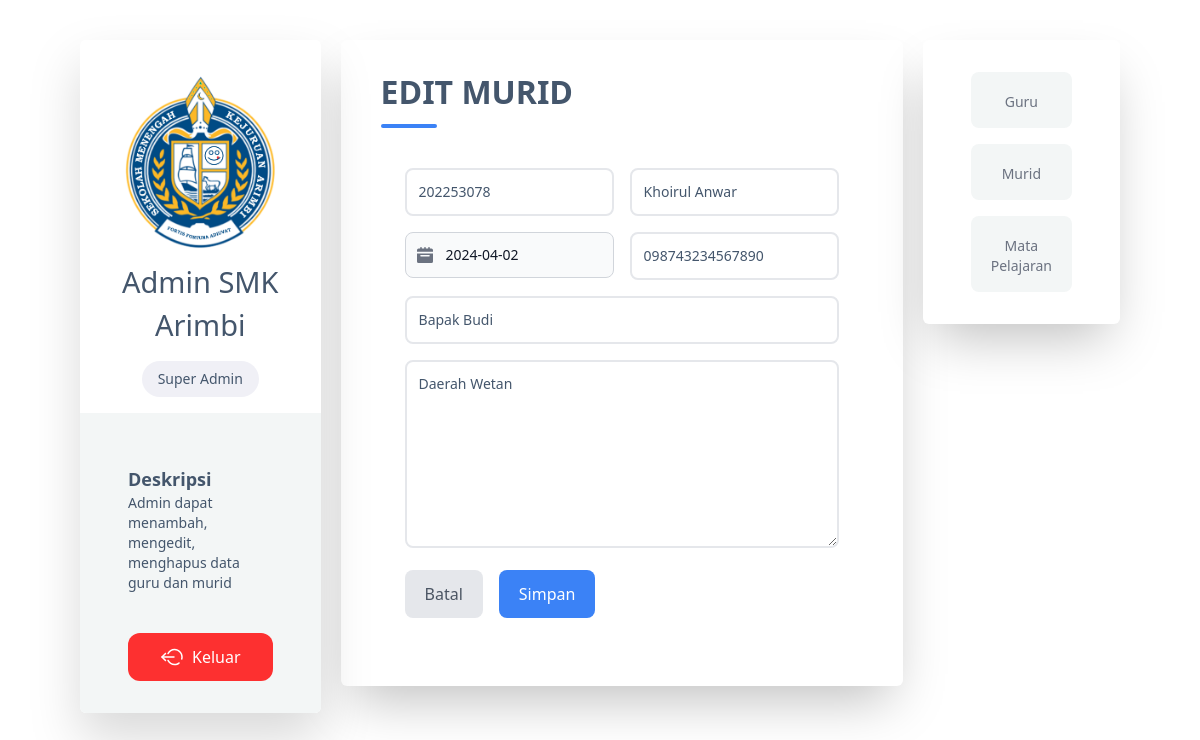
Page /dashboard/admin/edit/murid.php?nis=202253078 (signed in) on the committed database.
### tables this page shows
CREATE TABLE `tbmurid` (
  `nis` varchar(11) NOT NULL,
  `nama` varchar(255) NOT NULL,
  `tanggal_lahir` date NOT NULL,
  `alamat` varchar(255) NOT NULL,
  `nama_ortu` varchar(255) NOT NULL,
  `no_telepon` varchar(255) NOT NULL,
  `password` varchar(255) NOT NULL
);

### dashboard/admin/edit/murid.php (the view, shortened to what this page needs)
<?php
require_once "../../../config/connect.php";
$nis = $nama = $no_telp = $nama_ortu = $alamat = $password = "";
$tgl_lahir = 0;
$nis_err = $nama_err = $tgl_lahir_err = $no_telp_err = $nama_ortu_err = $alamat_err = $password_err = "";
if (isset($_POST["nis"]) && !empty($_POST["nis"])) {
    $get_nis = $_POST["nis"];
    $input_nis = trim($_POST["nis"]);
    if (empty($input_nis)) {
        $nis_err = "Mohon masukkan nis.";
    } else {
        $nis = $input_nis;
    }
    $input_nama = trim($_POST["nama"]);
    if (empty($input_nama)) {
        $nama_err = "Mohon masukkan nama.";
    } else {
        $nama = $input_nama;
    }
    $input_tglLahir = trim($_POST["tanggal_lahir"]);
    if (empty($input_tglLahir)) {
        $tgl_lahir_err = "Mohon masukkan tanggal lahir.";
    } else {
        $tgl_lahir = $input_tglLahir;
    }
    $input_noTelp = trim($_POST["no_telepon"]);
    if (empty($input_noTelp)) {
        $no_telp_err = "Mohon masukkan nomor telepon.";
    } else {
        $no_telp = $input_noTelp;
    }
    $input_namaOrtu = trim($_POST["nama_ortu"]);
    if (empty($input_namaOrtu)) {
        $nama_ortu_err = "Mohon masukkan nama orang tua.";
    } else {
        $nama_ortu = $input_namaOrtu;
    }
    $input_alamat = trim($_POST["alamat"]);
    if (empty($input_alamat)) {
        $alamat_err = "Mohon masukkan alamat.";
    } else {
        $alamat = $input_alamat;
    }
    if (empty($nis_err) && empty($nama_err) && empty($tgl_lahir_err) && empty($no_telp_err) && empty($nama_ortu_err) && empty($alamat_err)) {
        $sql = "UPDATE tbmurid SET nis=:nis, nama=:nama, tanggal_lahir=:tanggal_lahir, alamat=:alamat, nama_ortu=:nama_ortu, no_telepon=:no_telepon WHERE nis=:nis";
        if ($stmt = $conn->prepare($sql)) {
            $stmt->bindParam(":nis", $param_nis);
            $stmt->bindParam(":nama", $param_nama);
            $stmt->bindParam(":tanggal_lahir", $param_tgl_lahir);
            $stmt->bindParam(":no_telepon", $param_no_telp);
            $stmt->bindParam(":nama_ortu", $param_nama_ortu);
            $stmt->bindParam(":alamat", $param_alamat);
            $param_nis = $nis;
            $param_nama = $nama;
            $param_tgl_lahir = $tgl_lahir;
            $param_no_telp = $no_telp;
            $param_nama_ortu = $nama_ortu;
            $param_alamat = $alamat;
            if ($stmt->execute()) {
                header("location: ../list-murid.php");
                exit();
            } else {
                echo "Ups! Ada yang salah. Silakan coba lagi nanti";
            }
        }
        unset($stmt);
    }
    unset($conn);
} else {
    if (isset($_GET["nis"]) && !empty(trim($_GET["nis"]))) {
        $sql = "SELECT nis, nama, tanggal_lahir, alamat, nama_ortu, no_telepon FROM tbmurid WHERE nis = :nis";
        if ($stmt = $conn->prepare($sql)) {
            $stmt->bindParam(":nis", $param_nis);
            if ($stmt->execute()) {
                if ($stmt->rowCount() == 1) {
                    $row = $stmt->fetch(PDO::FETCH_ASSOC);
                    $nis = $row["nis"];
                    $nama = $row["nama"];
                    $tgl_lahir = $row["tanggal_lahir"];
                    $alamat = $row["alamat"];
                    $nama_ortu = $row["nama_ortu"];
                    $no_telp = $row["no_telepon"];
                } else {
                    echo ("gagal error");
                    exit();
                }
            } else {
                echo "Ups! Ada yang salah. Silakan coba lagi nanti";
            }
        }
    } else {
        echo ("gagal error");
        exit();
    }
}
?>
<!DOCTYPE html>
<html lang="en">
<head>
    <script src="https://cdn.tailwindcss.com"></script>
</head>
<body>
    <main class="text-[#44566C]">
        <div class="flex-row lg:flex mt-10 mb-20 mx-4 lg:mx-20 gap-5">
            <div class="bg-white w-full lg:w-[40%] h-fit rounded-md drop-shadow-2xl mb-10 lg:mb-0">
                <div class="flex flex-col items-center justify-center pt-8">
                    <img class="w-40 bg-white rounded-3xl object-cover" alt="" src="../../../assets/logo.png" />
                    <p class="text-[29px] mb-[14px] mt-2 text-center">
                        Admin SMK Arimbi
                    </p>
                    <div class="bg-[#F0F0F6] py-2 px-4 rounded-full w-fit text-sm mb-4">
                        Super Admin
                    </div>
                </div>
                <div class="bg-[#F3F6F6] flex flex-col justify-center px-12 py-8 rounded-b-md">
                    <div class="mt-5">
                        <span class="capitalize font-semibold text-lg">
                            Deskripsi
                        </span>
                        <p class="text-sm">
                            Admin dapat menambah, mengedit, menghapus data guru dan murid
                        </p>
                    </div>
                    <a href="../../../logout.php"
                        class="bg-[#fd3030] rounded-xl text-white px-8 py-3 mt-10 w-full text-center hover:shadow-xl hover:shadow-[#fd30306a] transition hover:duration-500 cursor-pointer flex items-center justify-center gap-x-2">
                        <span>Keluar</span>
                    </a>
                </div>
            </div>
            <div class="bg-white w-full h-max rounded-md shadow-2xl py-7">
                <div class="relative w-max pb-3 ml-4 lg:mx-10">
                    <div class="absolute border-b-4 border-blue-500 bottom-0 left-0 w-14 rounded-full"></div>
                    <h2 class="font-semibold text-[2rem] uppercase">edit murid</h2>
                </div>
                <div class="container mx-auto px-4 sm:px-8">
                    <div class="mx-auto max-w-screen-xl px-4 py-10 sm:px-6 lg:px-8">
                        <form action="<?php echo htmlspecialchars(basename($_SERVER['REQUEST_URI'])); ?>" method="post"
                            class="space-y-4">
                            <div class="grid grid-cols-1 gap-4 sm:grid-cols-2">
                                <div>
                                    <input class="w-full rounded-lg border-2 border-gray-200 p-3 text-sm"
                                        placeholder="NIS" type="text" name="nis" value="<?php echo $nis; ?>" />
                                </div>
                                <div>
                                    <input class="w-full rounded-lg border-2 border-gray-200 p-3 text-sm"
                                        placeholder="Nama" type="text" name="nama" value="<?php echo $nama; ?>" />
                                </div>
                            </div>
                            <div class="grid grid-cols-1 gap-4 sm:grid-cols-2">
                                <div>
                                    <div class="relative max-w-sm">
                                        <div
                                            class="absolute inset-y-0 start-0 flex items-center ps-3 pointer-events-none">
                                        </div>
                                        <input datepicker datepicker-format="yyyy-mm-dd" type="text"
                                            class="bg-gray-50 border border-gray-300 text-gray-900 text-sm rounded-lg focus:ring-blue-500 focus:border-blue-500 block w-full ps-10 p-3"
                                            placeholder="Tanggal Lahir" name="tanggal_lahir"
                                            value="<?php echo $tgl_lahir; ?>">
                                    </div>
                                </div>
                                <div>
                                    <input class="w-full rounded-lg border-2 border-gray-200 p-3 text-sm"
                                        placeholder="No Telp" type="text" name="no_telepon"
                                        value="<?php echo $no_telp; ?>" />
                                </div>
                            </div>
                            <div>
                                <input class="w-full rounded-lg border-2 border-gray-200 p-3 text-sm"
                                    placeholder="Nama Orang Tua" type="text" name="nama_ortu"
                                    value="<?php echo $nama_ortu; ?>" />
                            </div>
                            <div>
                                <textarea class="w-full rounded-lg border-2 border-gray-200 p-3 text-sm"
                                    placeholder="Alamat" rows="8" name="alamat"><?php echo $alamat; ?></textarea>
                            </div>
                            <div class="mt-4 flex items-center gap-x-4">
                                <a href="../list-murid.php"
                                    class="inline-block w-full rounded-lg bg-gray-200 px-5 py-3 font-medium text-gray-600 sm:w-auto text-center">
                                    Batal
                                </a>
                                <button type="submit"
                                    class="inline-block w-full rounded-lg bg-blue-500 px-5 py-3 font-medium text-white sm:w-auto">
                                    Simpan
                                </button>
                            </div>
                        </form>
                    </div>
                </div>
            </div>
            <div class="bg-white w-full lg:w-fit h-fit rounded-md shadow-2xl hidden lg:block">
                <div class="flex flex-col justify-center px-12 py-8 gap-y-4">
                    <a href="../list-guru.php"
                        class="rounded-lg px-5 py-4 w-full transition hover:duration-700 hover:bg-blue-500
                                        hover:text-white flex flex-col items-center cursor-pointer bg-[#F3F6F6] text-gray-500">
                        <span class=" text-sm font-medium mt-1 capitalize">guru</span>
                    </a>
                    <a href="../list-murid.php"
                        class="rounded-lg px-5 py-4 w-full transition hover:duration-700 hover:bg-blue-500
                                        hover:text-white flex flex-col items-center cursor-pointer bg-[#F3F6F6] text-gray-500">
                        <span class=" text-sm font-medium mt-1 capitalize">murid</span>
                    </a>
                    <a href="../list-mapel.php"
                        class="rounded-lg px-5 py-4 w-full transition hover:duration-700 hover:bg-blue-500
                                        hover:text-white flex flex-col items-center cursor-pointer bg-[#F3F6F6] text-gray-500 text-center">
                        <span class=" text-sm font-medium mt-1 capitalize">mata pelajaran</span>
                    </a>
                </div>
            </div>
        </div>
    </main>
</body>
</html>

### rows in the picture
tbmurid: nis "202253078", nama "Khoirul Anwar", tanggal_lahir "2024-04-02", no_telepon "098743234567890", nama_ortu "Bapak Budi", alamat "Daerah Wetan"
